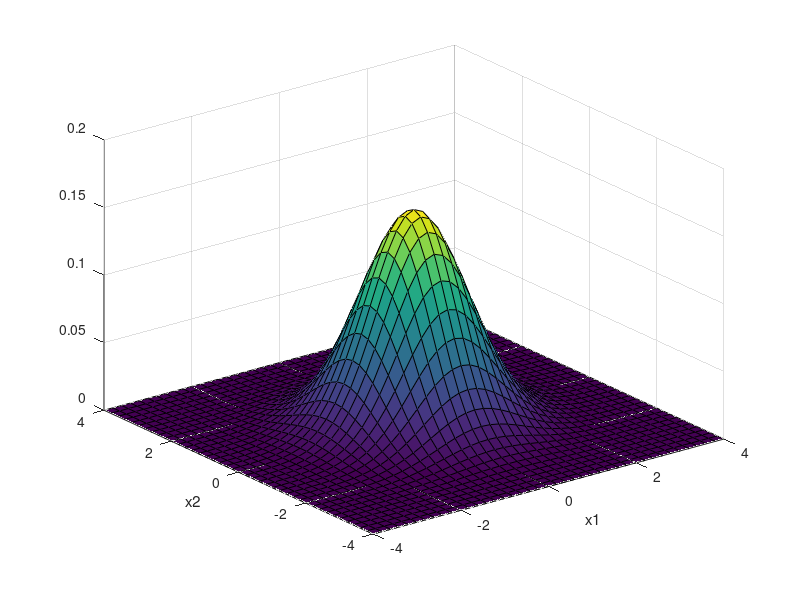

Source code (MATLAB):
% plot Gaussian 

mu = [0 0];
Sigma = [1 0; 0 1];


x1 = -4:0.2:4;
x2 = -4:0.2:4;
[X1,X2] = meshgrid(x1,x2);
X = [X1(:) X2(:)];

y = mvnpdf(X,mu,Sigma);
y = reshape(y,length(x2),length(x1));

surf(x1,x2,y)
xlabel('x1')
ylabel('x2')
